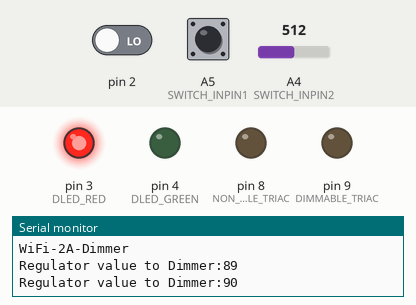
Simulated run of this sketch. Board: Arduino Uno, built with avr-gcc and run on an emulated ATmega328P. Parts: output pins drawn as LEDs (lit = HIGH), the last lines printed to the serial monitor. The test bench sets the inputs (shaded band); at power-on: A5 (SWITCH_INPIN1) HIGH, pin 2 LOW, A4 (SWITCH_INPIN2) = 512.

Above: at 1.2 s.
1.3 s: A5 (SWITCH_INPIN1) pulled LOW for 0.15 s
At 1.37 s:
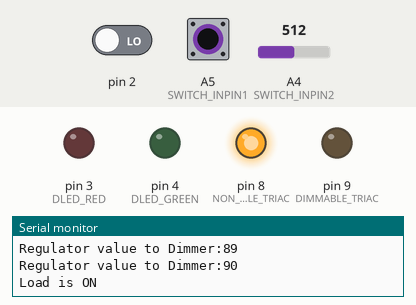
2.9 s: pin 2 driven HIGH
At 3.3 s:
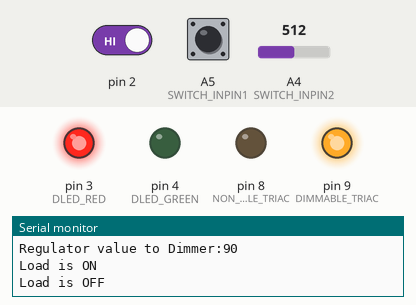
4.4 s: A5 (SWITCH_INPIN1) pulled LOW for 1 s
At 5.2 s:
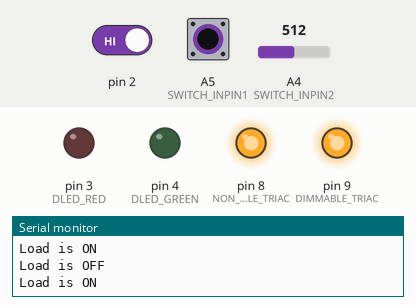
6.9 s: A5 (SWITCH_INPIN1) pulled LOW for 3.2 s
At 11.2 s:
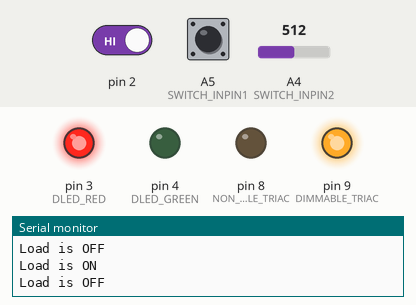
Timing chart, 0 to 12.6 s (numbered marks = the images above; inputs shaded):
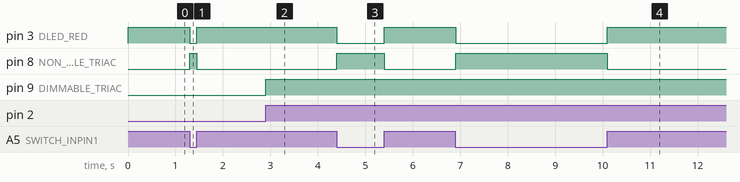

Measured:
- after the input at 1.3 s, pin 3 (DLED_RED): HIGH → LOW at once, → HIGH 0.15 s later; pin 8 (NON_DIMMABLE_TRIAC): LOW → HIGH at once, → LOW 0.15 s later
- after the input at 2.9 s, pin 9 (DIMMABLE_TRIAC): LOW → HIGH at once
- after the input at 4.4 s, pin 3 (DLED_RED): HIGH → LOW at once, → HIGH 1.0 s later; pin 8 (NON_DIMMABLE_TRIAC): LOW → HIGH at once, → LOW 1.0 s later
- after the input at 6.9 s, pin 3 (DLED_RED): HIGH → LOW at once, → HIGH 3.2 s later; pin 8 (NON_DIMMABLE_TRIAC): LOW → HIGH at once, → LOW 3.2 s later

The sketch:

Atmega328_two_dimmerV0.3.ino
```cpp
/*Code for Wifi two triac 2 amps mini board
The Board has two Triacs oneof it is dimmable

This code is for Atmega328p
Firmware Version: 0.3
Hardware Version: 0.1

Code Edited By :Naren N Nayak
Date: 24/10/2017
Last Edited By:Naren N Nayak
Date: 23/10/2017

*/


#include <TimerOne.h>

//Relay no.
#define NON_DIMMABLE_TRIAC 8 //Gpio 8
#define DIMMABLE_TRIAC     9 //Gpio 9

/*Dual colour LED*/
#define DLED_RED   3
#define DLED_GREEN 4

//manual switch
#define SWITCH_INPIN1 A5 //switch 1
#define SWITCH_INPIN2 A4 //switch 2

/* ZCD */

#define ZCD_INT 0  //Arduino GPIO2
#define Dimmer_width 115

/*Serial Data variables*/
String serialReceived;
String serialReceived1;
String Dimmer_value_temp;
String Dimmer_value;
String regulator_value_temp;
/*POT Variable */
String regulator_value;

/*ZCD Variables */
int freqStep = 75;//75*5 as prescalar is 16 for 80MHZ
volatile int dim_value = 0;
int dimming = 115;
volatile boolean zero_cross = 0;
volatile int int_regulator=0;
volatile int int_regulator_temp;
volatile int i=1;
/*Flags for Dimmer virtual switch concept */
volatile boolean dimmer_value_changed =false;
volatile boolean regulator_value_changed =false;


void setup() {

  Serial.begin(115200);
  Serial.println("WiFi-2A-Dimmer");
  pinMode(NON_DIMMABLE_TRIAC, OUTPUT); //relay1 output
  pinMode(DIMMABLE_TRIAC, OUTPUT); //Dimmer output

  pinMode(DLED_RED, OUTPUT);
  pinMode(DLED_GREEN, OUTPUT);

  pinMode(SWITCH_INPIN1, INPUT); //manual switch 1 input

  //   pinMode(DIMMER_SWITCH, INPUT); //manual switch 4 input

  attachInterrupt(ZCD_INT, zero_cross_detect, CHANGE);    // Attach an Interupt to Pin 2 (interupt 0) for Zero Cross Detection
  Timer1.initialize(freqStep);                      // Initialize TimerOne library for the freq we need
  Timer1.attachInterrupt(dim_check, freqStep);


}

/*ZCD Interrupt Function*/
void zero_cross_detect()
{
  zero_cross = true;               // set the boolean to true to tell our dimming function that a zero cross has occured
  dim_value = 0;
  digitalWrite(DIMMABLE_TRIAC, LOW);      // turn off TRIAC (and AC)
  digitalWrite(DLED_GREEN, HIGH);
}

/*Timer Interrupt Function used to trigger the triac for Dimming*/
void dim_check()
{
  /*For Dimmer */
  if (zero_cross == true)
  {
    if (dim_value >= dimming)
    {
      digitalWrite(DIMMABLE_TRIAC, HIGH); // turn on Triac
      digitalWrite(DLED_GREEN, LOW);
      dim_value = 0; // reset time step counter
      zero_cross = false; //reset zero cross detection
    }
    else
    {
      dim_value++; // increment time step counter
    }
  }
}


void loop()
{

/* Multi by 2 so that 2.5V level gets to 5V 10K 10K divider
   Div by 11 so that value doesnt exceed 99 asdimmer range is 0-99
   Div and mul by 10 gives better variation in Pot value */


   int_regulator_temp= ((round(((((analogRead(SWITCH_INPIN2))*2))/11)/10))*10);
   int_regulator+=int_regulator_temp;
   i++;

   if(i>=100)
   {
    int_regulator=(round((int_regulator/100)*10)/10);
    regulator_value_temp="Dimmer:"+String((int_regulator));
    i=0;
    //Serial.println("Regulator value to "+regulator_value);
   }

/*############### Flag setting for Dimmable Triac through Pot ###############*/

  if(regulator_value_temp!=regulator_value)
  {
    regulator_value=regulator_value_temp;
    regulator_value_changed =true;
  }
  else
  {
    regulator_value_changed =false;
  }


/*############### Uart Data ###########################*/

  if (Serial.available() > 0)
  {   // is a character available

    serialReceived = Serial.readStringUntil('\n');
    Serial.println(serialReceived);

    if (serialReceived.substring(0, 7) == "Dimmer:")
    {
      Dimmer_value_temp = serialReceived;
    }

    if (serialReceived.substring(0, 33) == "R_1 switched via web request to 1")
    {
      serialReceived1 = serialReceived;
    }

    if (serialReceived.substring(0, 33) == "R_1 switched via web request to 0")
    {
      serialReceived1 = serialReceived;
    }

  }

/*################## Flag setting for Dimmable Triac through uart ##################################*/

  if( Dimmer_value_temp!=Dimmer_value)
  {
    Dimmer_value=Dimmer_value_temp;
    dimmer_value_changed =true;
  }
  else
  {
    dimmer_value_changed =false;
  }


/*##################### Non Dimmable Triac ##############################*/

  if (((serialReceived1.substring(0, 33) == "R_1 switched via web request to 1") && (!(digitalRead(SWITCH_INPIN1)))) || ((!(serialReceived1.substring(0, 33) == "R_1 switched via web request to 1")) && ((digitalRead(SWITCH_INPIN1))))) //exor logic
  {
    if(digitalRead(NON_DIMMABLE_TRIAC)==HIGH)
    {
      Serial.println("Load is OFF");
    }
    digitalWrite(NON_DIMMABLE_TRIAC, LOW);
    digitalWrite(DLED_RED, HIGH);

  }
  else
  {
    if(digitalRead(NON_DIMMABLE_TRIAC)==LOW)
    {
      Serial.println("Load is ON");
    }
    digitalWrite(NON_DIMMABLE_TRIAC, HIGH);
    digitalWrite(DLED_RED, LOW);

  }


/*####################### Dimmable Triac ##################################*/

  if (Dimmer_value.substring(0, 7) == "Dimmer:" && dimmer_value_changed == true )
  {
    dimming = Dimmer_width - Dimmer_value.substring(7, 9).toInt();
    delay(5);
    Serial.println("Uart value to "+Dimmer_value);
  }

  if (regulator_value.substring(0, 7) == "Dimmer:" && regulator_value_changed == true )
  {
    dimming = Dimmer_width - regulator_value.substring(7, 9).toInt();
    delay(5);
    Serial.println("Regulator value to "+regulator_value);
  }

}
```
